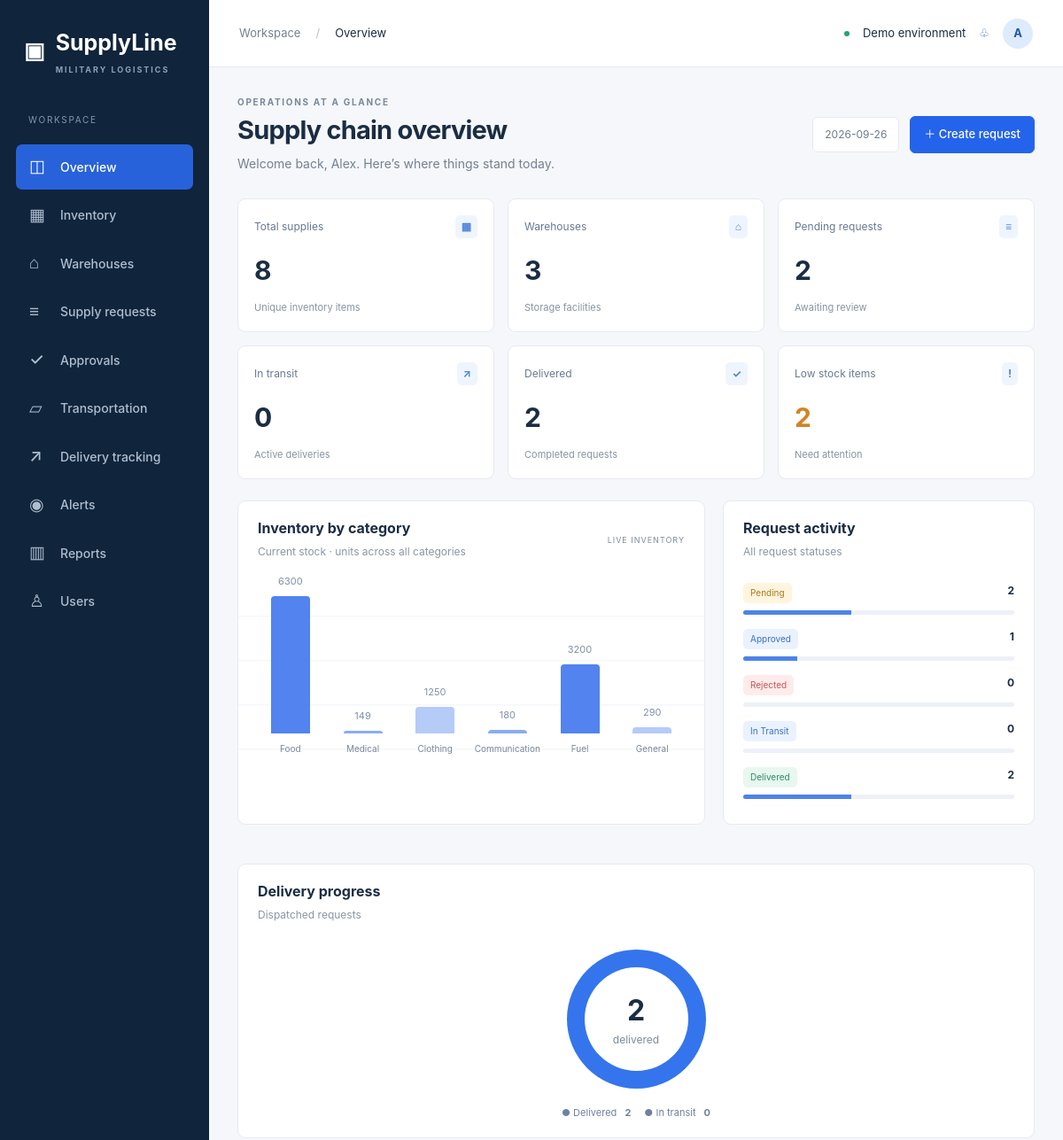
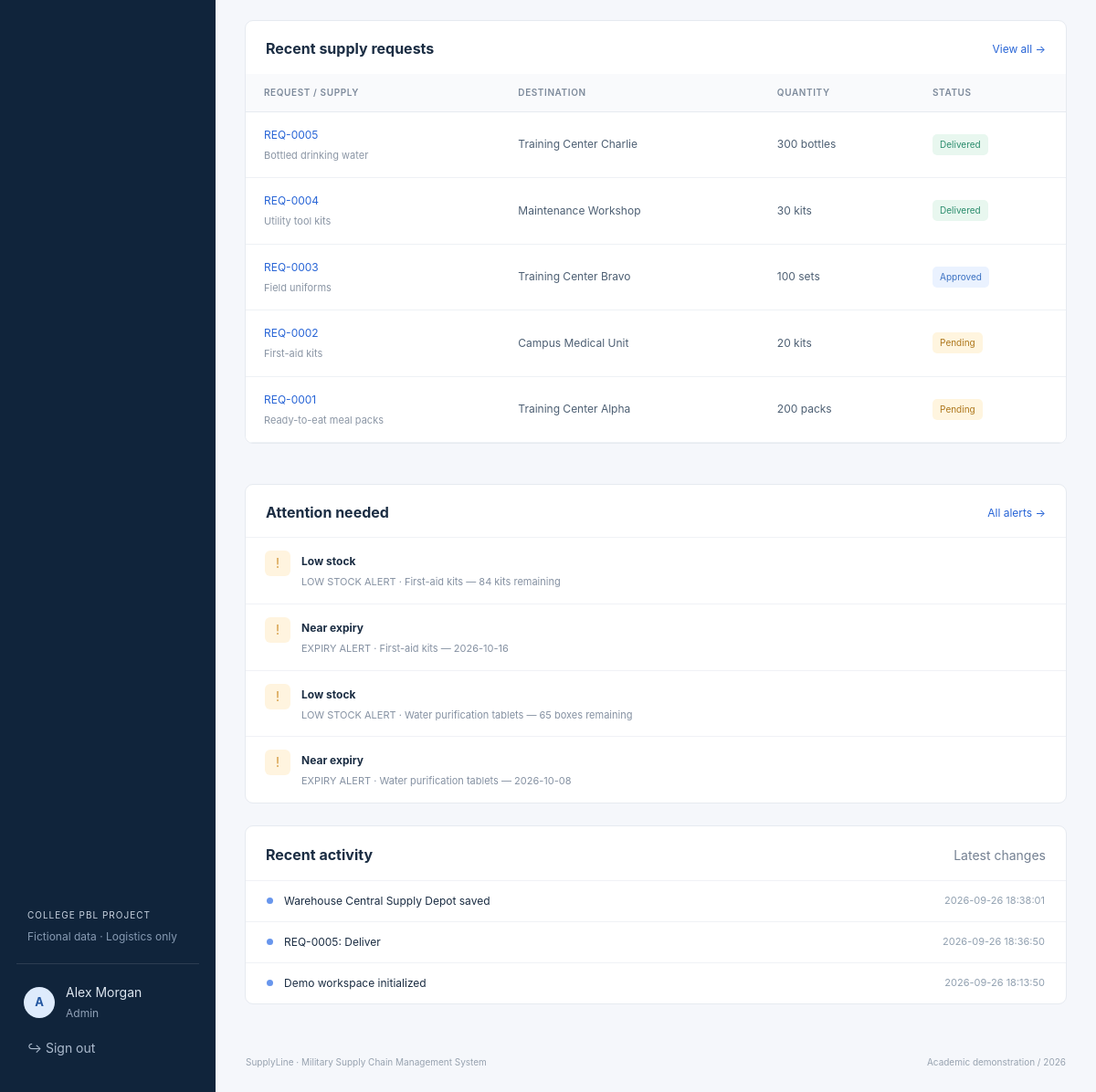
The page / (signed in) on the database its author committed (2 pictures, top to bottom).
### tables this page shows
CREATE TABLE users(id INTEGER PRIMARY KEY,name TEXT NOT NULL,email TEXT UNIQUE NOT NULL,password TEXT NOT NULL,role TEXT NOT NULL CHECK(role IN ('Admin','Logistics Officer','Warehouse Staff')),warehouse_id INTEGER REFERENCES warehouses(id),CHECK(role!='Warehouse Staff' OR warehouse_id IS NOT NULL));

CREATE TABLE supplies(id INTEGER PRIMARY KEY,name TEXT NOT NULL,category TEXT NOT NULL,quantity INTEGER NOT NULL CHECK(quantity>=0),unit TEXT NOT NULL,warehouse_id INTEGER NOT NULL REFERENCES warehouses(id),minimum_stock INTEGER NOT NULL CHECK(minimum_stock>=0),expiry_date TEXT,status TEXT NOT NULL CHECK(status IN ('Active','Inactive')));

CREATE TABLE requests(id INTEGER PRIMARY KEY,requester INTEGER NOT NULL REFERENCES users(id),supply_id INTEGER NOT NULL REFERENCES supplies(id),quantity INTEGER NOT NULL CHECK(quantity>0),source_warehouse INTEGER NOT NULL REFERENCES warehouses(id),destination TEXT NOT NULL,request_date TEXT NOT NULL DEFAULT CURRENT_TIMESTAMP,priority TEXT NOT NULL CHECK(priority IN ('Routine','High','Urgent')),status TEXT NOT NULL DEFAULT 'Pending' CHECK(status IN ('Pending','Approved','Rejected','In Transit','Delivered')),vehicle_id INTEGER REFERENCES vehicles(id),dispatch_date TEXT,expected_date TEXT,delivered_date TEXT);

CREATE TABLE activities(id INTEGER PRIMARY KEY,message TEXT NOT NULL,user_id INTEGER REFERENCES users(id),date TEXT NOT NULL DEFAULT CURRENT_TIMESTAMP);

### app.py (the view)
@app.get('/')
@roles()
def dashboard():
    supplies = inventory(); reqs = request_rows(); alerts = alerts_data()
    warehouses = rows('SELECT * FROM warehouses') if g.user['role'] != 'Warehouse Staff' else rows('SELECT * FROM warehouses WHERE id=?', (g.user['warehouse_id'],))
    counts = [len(supplies), len(warehouses), sum(r['status']=='Pending' for r in reqs), sum(r['status']=='In Transit' for r in reqs), sum(r['status']=='Delivered' for r in reqs), sum(s['quantity'] < s['minimum_stock'] for s in supplies)]
    chart = {c:sum(s['quantity'] for s in supplies if s['category']==c) for c in CATEGORIES}
    statuses = {s:sum(r['status']==s for r in reqs) for s in ['Pending','Approved','Rejected','In Transit','Delivered']}
    activities = rows('SELECT * FROM activities ORDER BY id DESC LIMIT 6') if g.user['role'] != 'Warehouse Staff' else rows('SELECT * FROM activities WHERE user_id=? ORDER BY id DESC LIMIT 6', (g.user['id'],))
    return render_template('dashboard.html', title='Overview', counts=counts, chart=chart, statuses=statuses, supplies=supplies, reqs=reqs[:5], alerts=alerts[:4], activities=activities)

### app.py (called while the page is built)
def db():
    if 'db' not in g:
        g.db = sqlite3.connect(app.config['DATABASE'])
        g.db.row_factory = sqlite3.Row
        g.db.execute('PRAGMA foreign_keys=ON')
    return g.db

def rows(sql, args=()):
    return db().execute(sql, args).fetchall()

def one(sql, args=()):
    return db().execute(sql, args).fetchone()

def roles(*allowed):
    def decorate(fn):
        @wraps(fn)
        def wrapped(*args, **kwargs):
            if not g.user:
                return redirect(url_for('login'))
            if allowed and g.user['role'] not in allowed:
                abort(403)
            return fn(*args, **kwargs)
        return wrapped
    return decorate

@app.before_request
def authenticate():
    g.user = one('SELECT * FROM users WHERE id=?', (session['user_id'],)) if session.get('user_id') else None
    session.setdefault('csrf', secrets.token_hex(24))
    if request.method == 'POST' and not secrets.compare_digest(session['csrf'], request.form.get('csrf', '')):
        abort(400, 'Invalid form token. Refresh the page and try again.')

@app.context_processor
def context():
    return dict(user=g.user, csrf=session.get('csrf'), categories=CATEGORIES, roles_list=ROLES, today=date.today().isoformat())

def inventory():
    query = 'SELECT s.*,w.name warehouse FROM supplies s JOIN warehouses w ON w.id=s.warehouse_id WHERE 1=1'
    args = []
    if g.user['role'] == 'Warehouse Staff':
        query += ' AND s.warehouse_id=?'; args.append(g.user['warehouse_id'])
    for field, column in [('warehouse', 's.warehouse_id'), ('category', 's.category'), ('status', 's.status')]:
        if request.args.get(field):
            query += f' AND {column}=?'; args.append(request.args[field])
    if request.args.get('q'):
        query += ' AND s.name LIKE ?'; args.append('%' + request.args['q'] + '%')
    return rows(query + ' ORDER BY s.id', args)

### templates/dashboard.html
{% extends 'base.html' %}{% from 'macros.html' import badge with context %}{% block content %}<div class="page-heading"><div><div class="eyebrow">OPERATIONS AT A GLANCE</div><h1>Supply chain overview</h1><p>Welcome back, {{user.name.split()[0]}}. Here’s where things stand today.</p></div><div class="heading-actions"><span class="date-chip">{{today}}</span>{% if user.role!='Warehouse Staff' %}<a class="btn btn-primary" href="{{url_for('requests_page')}}">＋ Create request</a>{% endif %}</div></div><div class="metric-grid">{% for label in ['Total supplies','Warehouses','Pending requests','In transit','Delivered','Low stock items'] %}<div class="metric"><div class="metric-top"><span>{{label}}</span><b>{{['▦','⌂','≡','↗','✓','!'][loop.index0]}}</b></div><strong>{{counts[loop.index0]}}</strong><small>{{['Unique inventory items','Storage facilities','Awaiting review','Active deliveries','Completed requests','Need attention'][loop.index0]}}</small></div>{% endfor %}</div><div class="dashboard-charts"><section class="panel"><div class="panel-heading"><div><h2>Inventory by category</h2><p>Current stock · units across all categories</p></div><span class="subtle-tag">LIVE INVENTORY</span></div><div class="bar-chart" role="img" aria-label="Inventory by category">{% set maximum=chart.values()|max %}{% for category,value in chart.items() %}<div class="bar-col"><span>{{value}}</span><div style="height:{{(value / (maximum or 1) * 155)|int}}px" class="bar bar-{{loop.index}}"></div><small>{{category|replace(' Supplies','')|replace(' Equipment','')}}</small></div>{% endfor %}</div></section><section class="panel"><div class="panel-heading"><div><h2>Request activity</h2><p>All request statuses</p></div></div><div class="status-chart">{% for status,count in statuses.items() %}<div><span>{{badge(status)}}</span><b>{{count}}</b></div><progress value="{{count}}" max="{{statuses.values()|sum or 1}}"></progress>{% endfor %}</div></section><section class="panel"><div class="panel-heading"><div><h2>Delivery progress</h2><p>Dispatched requests</p></div></div>{% set total=counts[3]+counts[4] %}<div class="donut" style="--progress:{{counts[4]/(total or 1)*100}}%"><div><strong>{{counts[4]}}</strong><span>delivered</span></div></div><div class="donut-legend"><span>● Delivered <b>{{counts[4]}}</b></span><span>● In transit <b>{{counts[3]}}</b></span></div></section></div><div class="dashboard-bottom"><section class="panel"><div class="panel-heading"><h2>Recent supply requests</h2><a href="{{url_for('tracking')}}">View all →</a></div><div class="table-responsive"><table class="table"><thead><tr><th>Request / Supply</th><th>Destination</th><th>Quantity</th><th>Status</th></tr></thead><tbody>{% for r in reqs %}<tr><td><a href="{{url_for('tracking',id=r.id)}}">REQ-{{'%04d'|format(r.id)}}</a><small>{{r.supply}}</small></td><td>{{r.destination}}</td><td>{{r.quantity}} {{r.unit}}</td><td>{{badge(r.status)}}</td></tr>{% else %}<tr><td colspan="4">No requests yet.</td></tr>{% endfor %}</tbody></table></div></section><section class="panel"><div class="panel-heading"><h2>Attention needed</h2><a href="{{url_for('alerts')}}">All alerts →</a></div>{% for type,message,key in alerts %}<div class="attention"><span>!</span><div><b>{{type}}</b><p>{{message}}</p></div></div>{% else %}<p class="empty">All clear. No active alerts.</p>{% endfor %}</section></div><section class="panel activities"><div class="panel-heading"><h2>Recent activity</h2><span class="muted">Latest changes</span></div>{% for a in activities %}<div class="activity"><span class="activity-dot"></span><span>{{a.message}}</span><time>{{a.date}}</time></div>{% endfor %}</section>{% endblock %}

### templates/base.html
<!doctype html><html lang="en"><head><meta charset="utf-8"><meta name="viewport" content="width=device-width,initial-scale=1"><title>{{title}} · SupplyLine</title><link rel="stylesheet" href="{{url_for('static',filename='vendor/bootstrap.min.css')}}"><link rel="stylesheet" href="{{url_for('static',filename='css/style.css')}}"></head><body>{% if user %}<aside id="sidebar"><a class="brand" href="/">▣ <span>SupplyLine<small>MILITARY LOGISTICS</small></span></a><div class="workspace-label">WORKSPACE</div><nav>{% for endpoint,label,icon in [('dashboard','Overview','◫'),('inventory_page','Inventory','▦'),('warehouses_page','Warehouses','⌂'),('requests_page','Supply requests','≡'),('approvals','Approvals','✓'),('transportation','Transportation','▱'),('tracking','Delivery tracking','↗'),('alerts','Alerts','◉'),('reports','Reports','▥'),('users_page','Users','♙')] %}{% if user.role!='Warehouse Staff' or endpoint in ['dashboard','inventory_page','warehouses_page','tracking','alerts'] %}{% if endpoint!='users_page' or user.role=='Admin' %}<a class="{{'active' if request.endpoint==endpoint}}" href="{{url_for(endpoint)}}"><span>{{icon}}</span>{{label}}</a>{% endif %}{% endif %}{% endfor %}</nav><div class="sidebar-bottom"><div class="demo-note">COLLEGE PBL PROJECT<small>Fictional data · Logistics only</small></div><a class="profile-link" href="{{url_for('profile')}}"><b class="avatar">{{user.name[:1]}}</b><span>{{user.name}}<small>{{user.role}}</small></span></a><form method="post" action="{{url_for('logout')}}"><input type="hidden" name="csrf" value="{{csrf}}"><button class="logout">↪ Sign out</button></form></div></aside>{% endif %}<div class="{{'shell' if user else 'login-shell'}}">{% if user %}<header><div><button id="menu-toggle" aria-label="Toggle navigation">☰</button><span class="muted">Workspace</span><span class="crumb">/</span>{{title}}</div><div class="header-right"><span class="live-dot"></span> Demo environment <a href="{{url_for('alerts')}}" aria-label="View alerts">♧</a><a class="avatar" href="{{url_for('profile')}}">{{user.name[:1]}}</a></div></header>{% endif %}<main>{% for category,message in get_flashed_messages(with_categories=true) %}<div role="alert" class="alert alert-{{category}}">{{message}}</div>{% endfor %}{% block content %}{% endblock %}</main>{% if user %}<footer>SupplyLine · Military Supply Chain Management System <span>Academic demonstration / {{today[:4]}}</span></footer>{% endif %}</div><script src="{{url_for('static',filename='js/script.js')}}"></script>{% block scripts %}{% endblock %}</body></html>

### templates/macros.html (shortened to what this page needs)
{% macro badge(status) %}<span class="status status-{{status|lower|replace(' ','-')}}">{{status}}</span>{% endmacro %}

### rows shown on the page
users: name "A", name "Alex Morgan", role "Admin", name "Alex"
supplies: quantity "1250", {{ (value / (maximum or 1) * 155)|int }} 30 (drawn), category "Clothing"
supplies: quantity "3200", {{ (value / (maximum or 1) * 155)|int }} 78 (drawn), category "Fuel"
requests: id "0005", supply "Bottled drinking water", destination "Training Center Charlie", quantity "300", unit "bottles", status "Delivered"
requests: id "0004", supply "Utility tool kits", destination "Maintenance Workshop", quantity "30", unit "kits", status "Delivered"
requests: id "0003", supply "Field uniforms", destination "Training Center Bravo", quantity "100", unit "sets", status "Approved"
requests: id "0002", supply "First-aid kits", destination "Campus Medical Unit", quantity "20", unit "kits", status "Pending"
requests: id "0001", supply "Ready-to-eat meal packs", destination "Training Center Alpha", quantity "200", unit "packs", status "Pending"
activities: message "Warehouse Central Supply Depot saved", date "2026-09-26 18:38:01"
activities: message "REQ-0005: Deliver", date "2026-09-26 18:36:50"
activities: message "Demo workspace initialized", date "2026-09-26 18:13:50"

### other values the page prints
{{ icon }} "◫" "▦" "⌂" "≡" "✓" "▱" "↗" "◉" "▥" "♙"
{{ title }} "Overview"
{{ ['▦','⌂','≡','↗','✓','!'][loop.index0] }} "▦" "⌂" "≡" "↗" "✓" "!"
{{ counts[loop.index0] }} "8" "3" "2" "0" "2" "2"
{{ value }} "6300" "149" "180" "290"
{{ category|replace(' Supplies','')|replace(' Equipment','') }} "Food" "Medical" "Communication" "General"
{{ status }} "Pending" "Approved" "Rejected" "In Transit" "Delivered"
{{ count }} "2" "1" "0" "0" "2"
{{ counts[4] }} "2"
{{ counts[3] }} "0"
{{ type }} "Low stock" "Near expiry" "Low stock" "Near expiry"
{{ message }} "LOW STOCK ALERT · First-aid kits — 84 kits remaining" "EXPIRY ALERT · First-aid kits — 2026-10-16" "LOW STOCK ALERT · Water purification tablets — 65 boxes remaining" "EXPIRY ALERT · Water purification tablets — 2026-10-08"
